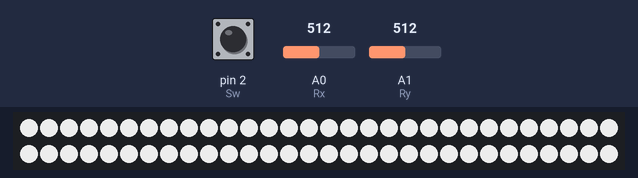
The sketch below on a simulated Arduino Uno, built with avr-gcc and run on an emulated ATmega328P. Parts: 60 RGB LEDs in strip order, left to right, continuing on the next row. The inputs (shaded band) are chosen by the test bench; at power-on: A1 (Ry) = 512, pin 2 (Sw) HIGH, A0 (Rx) = 512. Dim RGB values are drawn brighter than linear; what the sketch prints to the serial monitor is not drawn.

Above: at 1.2 s.
1.3 s: A1 (Ry) set to 315
4.3 s: A1 (Ry) set to 286
At 4.55 s:
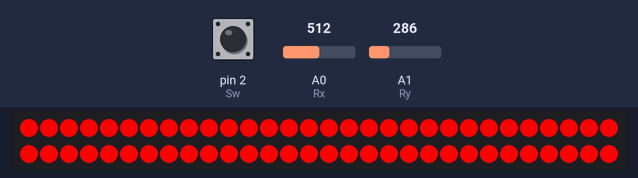
At 11.1 s:
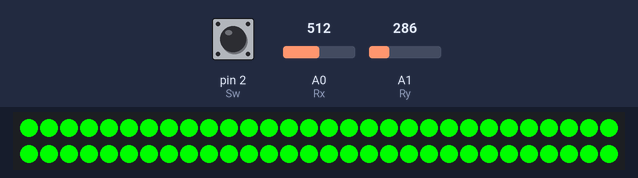

The sketch:

LedController.ino
```cpp
//We always have to include the library
#include <Adafruit_NeoPixel.h>

#define LED_PIN 6
#define LED_COUNT 60
#define Sw 2
#define Rx A0
#define Ry A1

int speed = 10;

Adafruit_NeoPixel strip(LED_COUNT, LED_PIN, NEO_GRB + NEO_KHZ800);

enum LedState {
  SingRot,
  AllRot,
  Fixed
};

int brightness = 250;

//LedState currStat = AllRot;
//static LedState currStat = Fixed;
static LedState currStat = Fixed;

/* we always wait a bit between updates of the display */
unsigned long delaytime=250;

void setup() {
  Serial.begin(9600);

  pinMode(Rx, INPUT);
  pinMode(Ry, INPUT);
  pinMode(Sw, INPUT);

  strip.begin(); //always needed
  strip.show(); // 0 data => off.
  strip.setBrightness(100); // ~20% (max = 255)
}

void loop() {

  bool SW_state = digitalRead(Sw);
  Brightness();
  TypeControl();

  switch(currStat){
    case (SingRot):
    SingleRotateLED();
    break;

    case (AllRot):
    AllRotateLED();
    break;

    case(Fixed):
    FixedLED();
    break;

    default:
    break;
  }
  delay(100);
  Serial.println("Test : ");

}

void SingleRotateLED(){
  int n = strip.numPixels();
 // fph = FirstPixelHue
 for (long fph = 0; fph < 5 * 65536; fph += 256)
  {
    for (int i = 0; i < n; i++)
        {
          int pixelHue = fph + (i * 65536L / n);
          strip.setPixelColor(i,strip.gamma32(strip.ColorHSV(pixelHue)));
        }
  strip.show();
  }
}

void AllRotateLED(){
  int n = strip.numPixels();
 // fph = FirstPixelHue
 for (long fph = 0; fph < 5 * 65536; fph += 256)
  {
    for (int i = 0; i < n; i++)
        {
          int pixelHue = fph + 65536L / n;
          strip.setPixelColor(i,strip.gamma32(strip.ColorHSV(pixelHue)));
        }
  strip.show();
  }
}

void FixedLED(){
   int n = strip.numPixels();
 // fph = FirstPixelHue
    for (int i = 0; i < n; i++)
        {
          strip.setPixelColor(i,200,200,200);
        }
  strip.show();
}

void Brightness(){
  int sens = 200;
  int xPos = analogRead(Rx);
  int increment = 20;

  if ((xPos-sens) > 500)
    brightness = brightness - increment;
  else if ((xPos+sens) < 500)
    brightness = brightness + increment;

  if (brightness > 250){
    brightness = 250;
  }
  if (brightness <= increment){
    brightness = increment;
  }

    Serial.print("Input : ");
  Serial.print(xPos);

  Serial.print(" brightness : ");
  Serial.println(brightness);
  strip.setBrightness(brightness);
}

void TypeControl(){
  int yPos = analogRead(Ry);
  int sens = 200;

  if ((yPos-sens) > 500){
    switch(currStat){
      case(SingRot):
      currStat = AllRot;
      break;

      case(AllRot):
      currStat = Fixed;
      break;

      case(Fixed):
      currStat = SingRot;
      break;
    }
  }
  else if ((yPos+sens) < 500){
    switch(currStat){
      case(SingRot):
      currStat = Fixed;
      break;

      case(AllRot):
      currStat = SingRot;
      break;

      case(Fixed):
      currStat = AllRot;
      break;
    }
  }
}
```

Measured:
- the behaviour switches between 300 and 299 on A1 (Ry) (found by bisection; images 0 and 1)
- after the input at 1.3 s, every drawn part: stays the same
- after the input at 4.3 s, the LEDs: change after 0.17 s (image 1)
